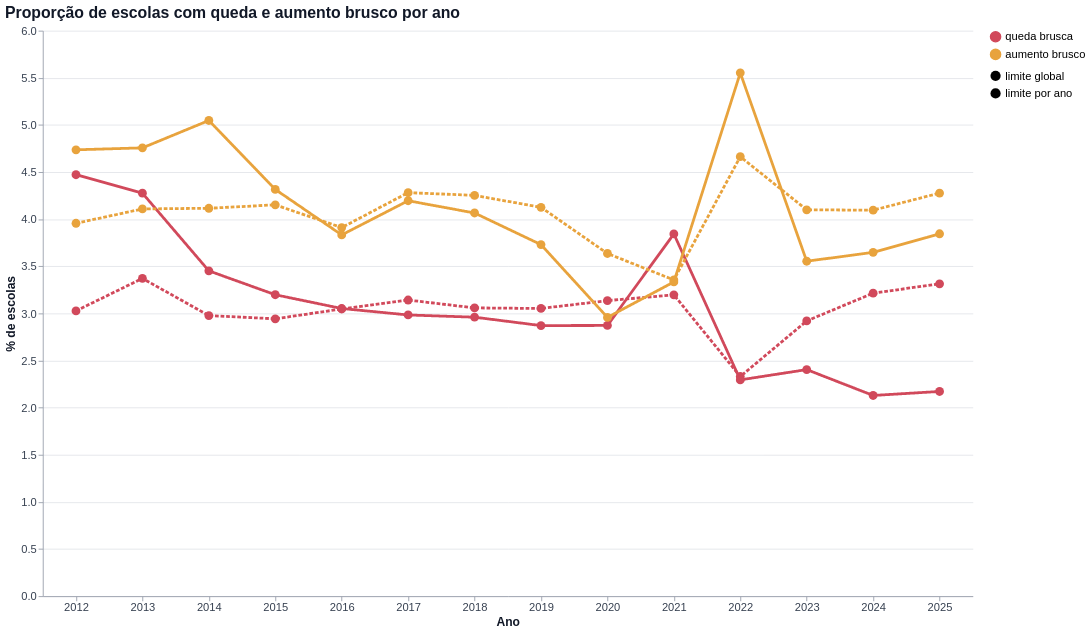

Source (notebook cell):
### Markdown cell above
## Etapa 5 — Quantas escolas tiveram queda ou aumento brusco em cada ano?
O boxplot mostra a distribuição; esta etapa resume **proporção** (e contagem) de escolas marcadas.

### Code cell
def resumo_por_ano(d):
    """Tabela (contagem e %) e gráfico de escolas com queda/aumento brusco por ano."""
    resumo = pd.DataFrame({"escolas": d.groupby("ANO").size()})
    for tipo in ["QUEDA", "AUMENTO"]:
        for modo in ["ANO", "GLOBAL"]:
            resumo[f"n_{tipo}_{modo}"] = d.groupby("ANO")[f"{tipo}_{modo}"].sum()
            resumo[f"pct_{tipo}_{modo}"] = resumo[f"n_{tipo}_{modo}"] / resumo["escolas"] * 100

    pcts = [c for c in resumo.columns if c.startswith("pct_")]
    longo = resumo.reset_index().melt(id_vars="ANO", value_vars=pcts, var_name="serie", value_name="pct")
    longo["tipo"] = np.where(longo["serie"].str.contains("QUEDA"), "queda brusca", "aumento brusco")
    longo["limite"] = np.where(longo["serie"].str.endswith("_ANO"), "limite por ano", "limite global")

    graf = estilizar(alt.Chart(longo).mark_line(point=alt.OverlayMarkDef(size=90, filled=True), strokeWidth=3).encode(
        x=alt.X("ANO:O", title="Ano", axis=alt.Axis(labelAngle=0)), y=alt.Y("pct:Q", title="% de escolas"),
        color=alt.Color("tipo:N", title=None, scale=alt.Scale(domain=["queda brusca", "aumento brusco"], range=[COR_QUEDA, COR_AUMENTO])),
        strokeDash=alt.StrokeDash("limite:N", title=None),
        tooltip=["ANO:O", "tipo:N", "limite:N", alt.Tooltip("pct:Q", format=".2f")]
    ).properties(width=LARGURA_GRAFICO, height=int(ALTURA_GRAFICO * 0.8), title="Proporção de escolas com queda e aumento brusco por ano"))
    return resumo, graf


secao("Etapa 5 — Proporção de quedas e aumentos por ano")
resumo, graf_resumo = resumo_por_ano(dados)
mostrar_tabela(resumo.round(2), "Contagem e % de escolas marcadas por ano")
mostrar(graf_resumo, "Proporção de quedas e aumentos bruscos por ano")

### Figure 1 — Vega-Lite specification as saved in the notebook (floating-point values rounded to 4 significant figures)
{"config": {"view": {"continuousWidth": 300, "continuousHeight": 300, "stroke": null}, "axis": {"domainColor": "#9CA3AF", "gridColor": "#E5E7EB", "labelColor": "#374151", "labelFontSize": 12, "tickColor": "#9CA3AF", "titleColor": "#111827", "titleFontSize": 13}, "legend": {"labelFontSize": 12, "symbolSize": 120, "titleFontSize": 12}, "range": {"category": {"scheme": "set2"}}, "title": {"anchor": "start", "color": "#111827", "fontSize": 17, "subtitleColor": "#6B7280", "subtitleFontSize": 12}}, "data": {"name": "data-4c59067798c8767b6f93899c42f292c2"}, "mark": {"type": "line", "point": {"filled": true, "size": 90}, "strokeWidth": 3}, "encoding": {"color": {"field": "tipo", "scale": {"domain": ["queda brusca", "aumento brusco"], "range": ["#D1495B", "#E8A33D"]}, "title": null, "type": "nominal"}, "strokeDash": {"field": "limite", "title": null, "type": "nominal"}, "tooltip": [{"field": "ANO", "type": "ordinal"}, {"field": "tipo", "type": "nominal"}, {"field": "limite", "type": "nominal"}, {"field": "pct", "format": ".2f", "type": "quantitative"}], "x": {"axis": {"labelAngle": 0}, "field": "ANO", "title": "Ano", "type": "ordinal"}, "y": {"field": "pct", "title": "% de escolas", "type": "quantitative"}}, "height": 608, "title": "Proporção de escolas com queda e aumento brusco por ano", "width": 1000, "$schema": "https://vega.github.io/schema/vega-lite/v6.1.0.json", "datasets": {"data-4c59067798c8767b6f93899c42f292c2": [{"ANO": 2012, "serie": "pct_QUEDA_ANO", "pct": 3.027, "tipo": "queda brusca", "limite": "limite por ano"}, {"ANO": 2013, "serie": "pct_QUEDA_ANO", "pct": 3.372, "tipo": "queda brusca", "limite": "limite por ano"}, {"ANO": 2014, "serie": "pct_QUEDA_ANO", "pct": 2.977, "tipo": "queda brusca", "limite": "limite por ano"}, {"ANO": 2015, "serie": "pct_QUEDA_ANO", "pct": 2.943, "tipo": "queda brusca", "limite": "limite por ano"}, {"ANO": 2016, "serie": "pct_QUEDA_ANO", "pct": 3.047, "tipo": "queda brusca", "limite": "limite por ano"}, {"ANO": 2017, "serie": "pct_QUEDA_ANO", "pct": 3.142, "tipo": "queda brusca", "limite": "limite por ano"}, {"ANO": 2018, "serie": "pct_QUEDA_ANO", "pct": 3.058, "tipo": "queda brusca", "limite": "limite por ano"}, {"ANO": 2019, "serie": "pct_QUEDA_ANO", "pct": 3.053, "tipo": "queda brusca", "limite": "limite por ano"}, {"ANO": 2020, "serie": "pct_QUEDA_ANO", "pct": 3.136, "tipo": "queda brusca", "limite": "limite por ano"}, {"ANO": 2021, "serie": "pct_QUEDA_ANO", "pct": 3.197, "tipo": "queda brusca", "limite": "limite por ano"}, {"ANO": 2022, "serie": "pct_QUEDA_ANO", "pct": 2.33, "tipo": "queda brusca", "limite": "limite por ano"}, {"ANO": 2023, "serie": "pct_QUEDA_ANO", "pct": 2.92, "tipo": "queda brusca", "limite": "limite por ano"}, {"ANO": 2024, "serie": "pct_QUEDA_ANO", "pct": 3.215, "tipo": "queda brusca", "limite": "limite por ano"}, {"ANO": 2025, "serie": "pct_QUEDA_ANO", "pct": 3.314, "tipo": "queda brusca", "limite": "limite por ano"}, {"ANO": 2012, "serie": "pct_QUEDA_GLOBAL", "pct": 4.472, "tipo": "queda brusca", "limite": "limite global"}, {"ANO": 2013, "serie": "pct_QUEDA_GLOBAL", "pct": 4.276, "tipo": "queda brusca", "limite": "limite global"}, {"ANO": 2014, "serie": "pct_QUEDA_GLOBAL", "pct": 3.452, "tipo": "queda brusca", "limite": "limite global"}, {"ANO": 2015, "serie": "pct_QUEDA_GLOBAL", "pct": 3.198, "tipo": "queda brusca", "limite": "limite global"}, {"ANO": 2016, "serie": "pct_QUEDA_GLOBAL", "pct": 3.052, "tipo": "queda brusca", "limite": "limite global"}, {"ANO": 2017, "serie": "pct_QUEDA_GLOBAL", "pct": 2.984, "tipo": "queda brusca", "limite": "limite global"}, {"ANO": 2018, "serie": "pct_QUEDA_GLOBAL", "pct": 2.96, "tipo": "queda brusca", "limite": "limite global"}, {"ANO": 2019, "serie": "pct_QUEDA_GLOBAL", "pct": 2.871, "tipo": "queda brusca", "limite": "limite global"}, {"ANO": 2020, "serie": "pct_QUEDA_GLOBAL", "pct": 2.872, "tipo": "queda brusca", "limite": "limite global"}, {"ANO": 2021, "serie": "pct_QUEDA_GLOBAL", "pct": 3.844, "tipo": "queda brusca", "limite": "limite global"}, {"ANO": 2022, "serie": "pct_QUEDA_GLOBAL", "pct": 2.295, "tipo": "queda brusca", "limite": "limite global"}, {"ANO": 2023, "serie": "pct_QUEDA_GLOBAL", "pct": 2.404, "tipo": "queda brusca", "limite": "limite global"}, {"ANO": 2024, "serie": "pct_QUEDA_GLOBAL", "pct": 2.129, "tipo": "queda brusca", "limite": "limite global"}, {"ANO": 2025, "serie": "pct_QUEDA_GLOBAL", "pct": 2.172, "tipo": "queda brusca", "limite": "limite global"}, {"ANO": 2012, "serie": "pct_AUMENTO_ANO", "pct": 3.957, "tipo": "aumento brusco", "limite": "limite por ano"}, {"ANO": 2013, "serie": "pct_AUMENTO_ANO", "pct": 4.109, "tipo": "aumento brusco", "limite": "limite por ano"}, {"ANO": 2014, "serie": "pct_AUMENTO_ANO", "pct": 4.116, "tipo": "aumento brusco", "limite": "limite por ano"}, {"ANO": 2015, "serie": "pct_AUMENTO_ANO", "pct": 4.152, "tipo": "aumento brusco", "limite": "limite por ano"}, {"ANO": 2016, "serie": "pct_AUMENTO_ANO", "pct": 3.911, "tipo": "aumento brusco", "limite": "limite por ano"}, {"ANO": 2017, "serie": "pct_AUMENTO_ANO", "pct": 4.282, "tipo": "aumento brusco", "limite": "limite por ano"}, {"ANO": 2018, "serie": "pct_AUMENTO_ANO", "pct": 4.252, "tipo": "aumento brusco", "limite": "limite por ano"}, {"ANO": 2019, "serie": "pct_AUMENTO_ANO", "pct": 4.126, "tipo": "aumento brusco", "limite": "limite por ano"}, {"ANO": 2020, "serie": "pct_AUMENTO_ANO", "pct": 3.636, "tipo": "aumento brusco", "limite": "limite por ano"}, {"ANO": 2021, "serie": "pct_AUMENTO_ANO", "pct": 3.355, "tipo": "aumento brusco", "limite": "limite por ano"}, {"ANO": 2022, "serie": "pct_AUMENTO_ANO", "pct": 4.663, "tipo": "aumento brusco", "limite": "limite por ano"}, {"ANO": 2023, "serie": "pct_AUMENTO_ANO", "pct": 4.099, "tipo": "aumento brusco", "limite": "limite por ano"}, {"ANO": 2024, "serie": "pct_AUMENTO_ANO", "pct": 4.095, "tipo": "aumento brusco", "limite": "limite por ano"}, {"ANO": 2025, "serie": "pct_AUMENTO_ANO", "pct": 4.277, "tipo": "aumento brusco", "limite": "limite por ano"}, {"ANO": 2012, "serie": "pct_AUMENTO_GLOBAL", "pct": 4.736, "tipo": "aumento brusco", "limite": "limite global"}, {"ANO": 2013, "serie": "pct_AUMENTO_GLOBAL", "pct": 4.757, "tipo": "aumento brusco", "limite": "limite global"}, {"ANO": 2014, "serie": "pct_AUMENTO_GLOBAL", "pct": 5.047, "tipo": "aumento brusco", "limite": "limite global"}, {"ANO": 2015, "serie": "pct_AUMENTO_GLOBAL", "pct": 4.316, "tipo": "aumento brusco", "limite": "limite global"}, {"ANO": 2016, "serie": "pct_AUMENTO_GLOBAL", "pct": 3.833, "tipo": "aumento brusco", "limite": "limite global"}, {"ANO": 2017, "serie": "pct_AUMENTO_GLOBAL", "pct": 4.196, "tipo": "aumento brusco", "limite": "limite global"}, {"ANO": 2018, "serie": "pct_AUMENTO_GLOBAL", "pct": 4.066, "tipo": "aumento brusco", "limite": "limite global"}, {"ANO": 2019, "serie": "pct_AUMENTO_GLOBAL", "pct": 3.73, "tipo": "aumento brusco", "limite": "limite global"}, {"ANO": 2020, "serie": "pct_AUMENTO_GLOBAL", "pct": 2.958, "tipo": "aumento brusco", "limite": "limite global"}, {"ANO": 2021, "serie": "pct_AUMENTO_GLOBAL", "pct": 3.334, "tipo": "aumento brusco", "limite": "limite global"}, {"ANO": 2022, "serie": "pct_AUMENTO_GLOBAL", "pct": 5.552, "tipo": "aumento brusco", "limite": "limite global"}, {"ANO": 2023, "serie": "pct_AUMENTO_GLOBAL", "pct": 3.554, "tipo": "aumento brusco", "limite": "limite global"}, {"ANO": 2024, "serie": "pct_AUMENTO_GLOBAL", "pct": 3.648, "tipo": "aumento brusco", "limite": "limite global"}, {"ANO": 2025, "serie": "pct_AUMENTO_GLOBAL", "pct": 3.845, "tipo": "aumento brusco", "limite": "limite global"}]}}
